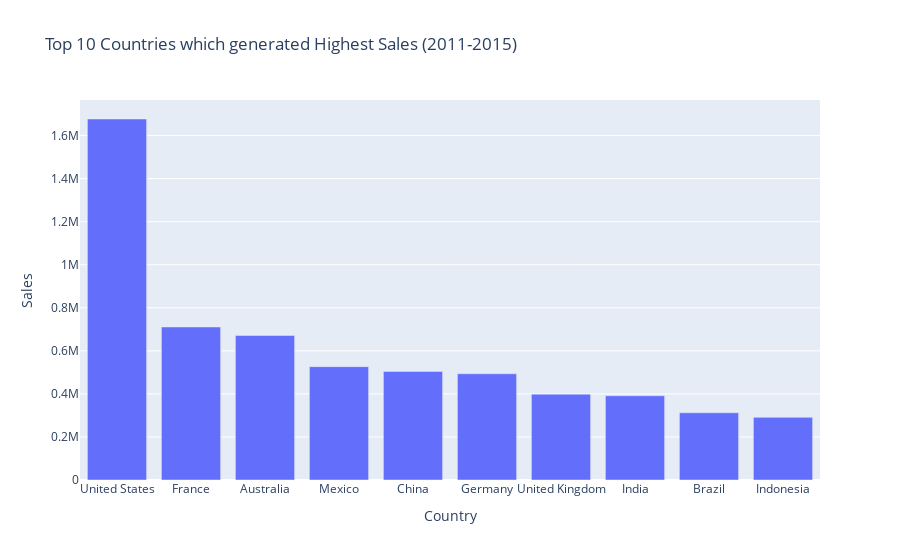

Notebook source saved alongside this figure:
### Code cell
state_sales = df.groupby("Country")["Sales"].sum().sort_values(ascending = False)
state_sales = state_sales.reset_index().head(10)
plt.figure(figsize=(5,10))
px.bar(state_sales , x = "Country" , y = "Sales" , title="Top 10 Countries which generated Highest Sales (2011-2015)")

### Figure 1 — Plotly figure (JSON) as saved in the notebook; plotly's stock layout.template omitted (floating-point values rounded to 4 significant figures)
{"data": [{"alignmentgroup": "True", "hovertemplate": "Country=%{x}<br>Sales=%{y}<extra></extra>", "legendgroup": "", "marker": {"color": "#636efa", "pattern": {"shape": ""}}, "name": "", "offsetgroup": "", "orientation": "v", "showlegend": false, "textposition": "auto", "type": "bar", "x": ["United States", "France", "Australia", "Mexico", "China", "Germany", "United Kingdom", "India", "Brazil", "Indonesia"], "xaxis": "x", "y": [1677000.0, 710900.0, 671500.0, 526700.0, 504500.0, 493600.0, 398900.0, 391400.0, 312300.0, 291000.0], "yaxis": "y"}], "layout": {"barmode": "relative", "legend": {"tracegroupgap": 0}, "title": {"text": "Top 10 Countries which generated Highest Sales (2011-2015)"}, "xaxis": {"anchor": "y", "domain": [0, 1], "title": {"text": "Country"}}, "yaxis": {"anchor": "x", "domain": [0, 1], "title": {"text": "Sales"}}}}
